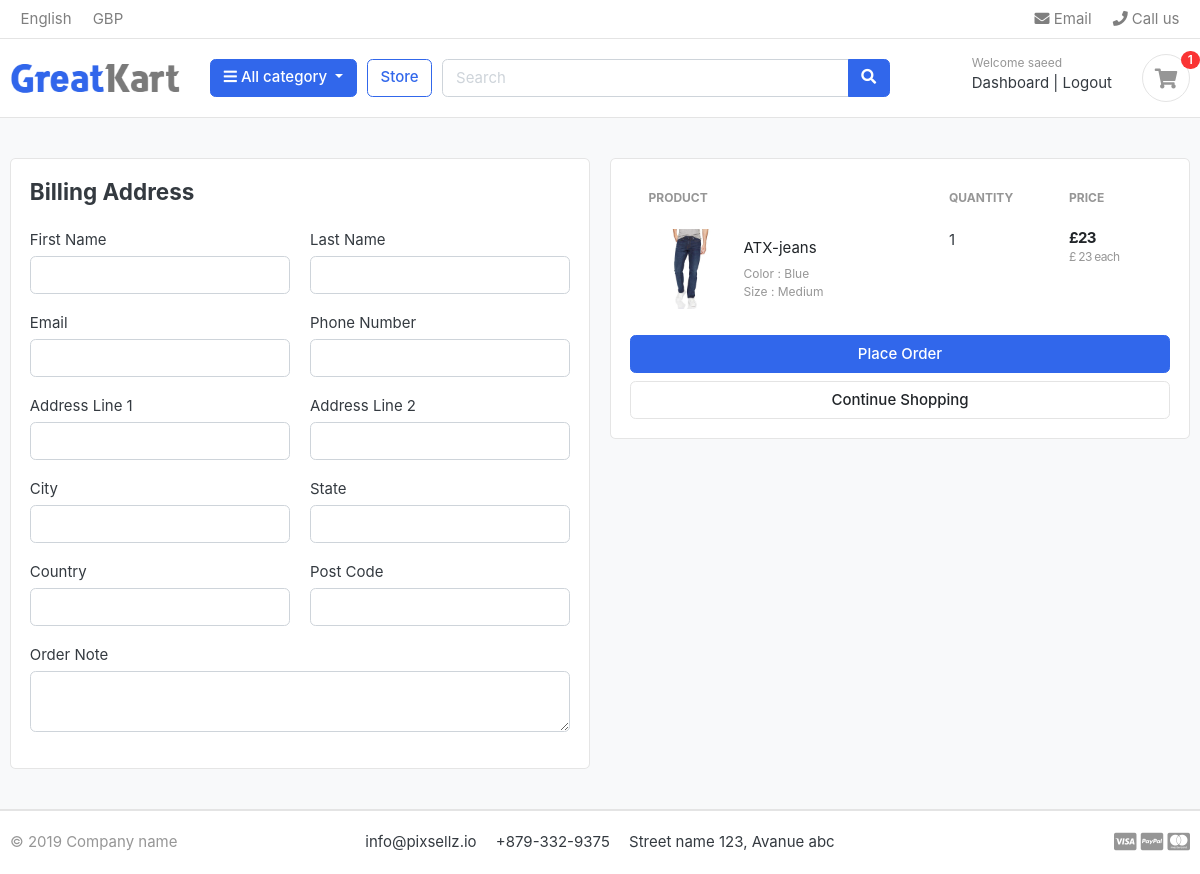
Page /cart/checkout/ (signed in) on the earlier database version.
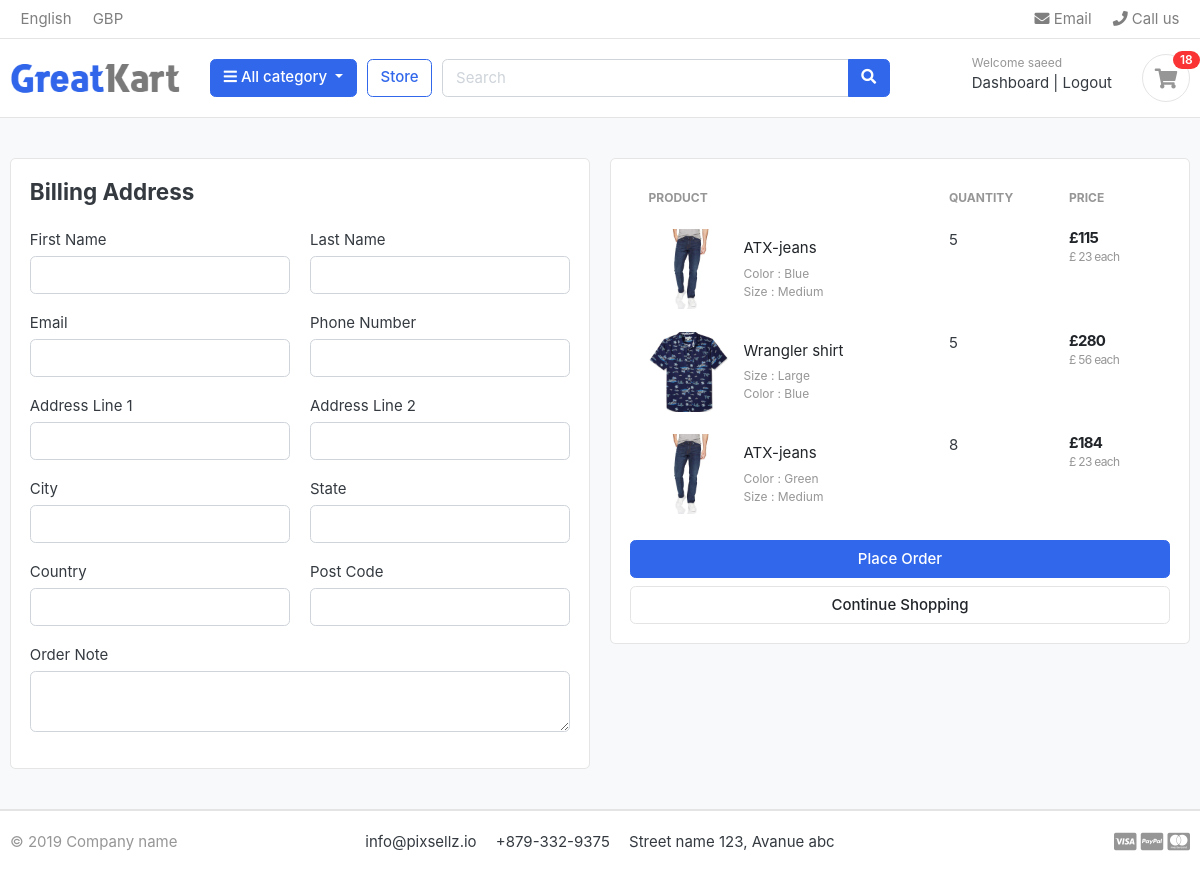
Same page on the later database version.
### carts/models.py (models this page shows, shortened)
class CartItem(models.Model):
    user = models.ForeignKey(Account, on_delete=models.CASCADE, null=True)
    product = models.ForeignKey(Product, on_delete=models.CASCADE)
    variations = models.ManyToManyField(Variation, blank=True)
    cart = models.ForeignKey(Cart, on_delete=models.CASCADE, null=True)
    quantity = models.IntegerField()
    is_active = models.BooleanField(default=True)
    def sub_total(self):
        return self.product.price * self.quantity

### store/models.py (models this page shows, shortened)
class Product(models.Model):
    product_name = models.CharField(max_length=200, unique=True)
    slug = models.SlugField(max_length=200, unique=True)
    decription = models.TextField(max_length=500, blank=True)
    price = models.IntegerField()
    image = models.ImageField(upload_to='photos/products')
    stock = models.IntegerField()
    is_available = models.BooleanField(default=True)
    category = models.ForeignKey(Category, on_delete=models.CASCADE)
    created_date = models.DateTimeField(auto_now_add=True)
    modified_date = models.DateTimeField(auto_now=True)
    def get_url(self):
        return reverse('product_detail', args=[self.category.slug, self.slug])

class Variation(models.Model):
    product = models.ForeignKey(Product, on_delete=models.CASCADE)
    variation_category = models.CharField(
        max_length=100, choices=variation_category_choice)
    variation_value = models.CharField(max_length=100)
    is_active = models.BooleanField(default=True)
    created_date = models.DateTimeField(auto_now=True)
    objects = VariationManager()

### carts/views.py (the view)
# urls.py: path('checkout/', views.checkout, name='checkout'),
@ login_required(login_url='login')
def checkout(request, total=0, quantity=0, cart_items=None):
    try:
        tax = 0
        grand_total = 0
        if request.user.is_authenticated:
            cart_items = CartItem.objects.filter(
                user=request.user, is_active=True)
        else:
            cart = Cart.objects.get(cart_id=_cart_id(request))
            cart_items = CartItem.objects.filter(cart=cart, is_active=True)
        for cart_item in cart_items:
            total += (cart_item.product.price * cart_item.quantity)
            quantity += cart_item.quantity
        tax = (2 * total)/100
        grand_total = total + tax
    except ObjectDoesNotExist:
        pass
    context = {
        'total': total,
        'quantity': quantity,
        'cart_items': cart_items,
        'tax': tax,
        'grand_total': grand_total
    }
    return render(request, 'store/checkout.html', context)

### carts/context_processors.py (called while the page is built)
def counter(request):
    cart_count = 0
    if 'admin' in request.path:
        return {}
    else:
        try:
            cart = Cart.objects.filter(cart_id=_cart_id(request))
            if request.user.is_authenticated:
                cart_items = CartItem.objects.all().filter(user=request.user)
            else:
                cart_items = CartItem.objects.all().filter(cart=cart[:1])
            for cart_item in cart_items:
                cart_count += cart_item.quantity
        except Cart.DoesNotExist:
            cart_count = 0
        return dict(cart_count=cart_count)

### carts/views.py (called while the page is built)
def _cart_id(request):
    cart = request.session.session_key
    if not cart:
        cart = request.session.create()
    return cart

### category/context_processors.py (called while the page is built)
def menu_links(request):
    links = Category.objects.all()
    return dict(links=links)

### category/models.py (called while the page is built)
    def get_url(self):
        return reverse('products_by_category', args=[self.slug])

### templates/store/checkout.html (shortened to what the changed rows need)
{% extends 'base.html' %}
{% load static %}
{% block content %}
<section class="section-content padding-y bg">
<div class="container">
<div class="row">
	<aside class="col-lg-6">
		<div class="card">
		<div class="card-body">
            <table class="table table-borderless table-shopping-cart">
                <thead class="text-muted">
                <tr class="small text-uppercase">
                  <th scope="col">Product</th>
                  <th scope="col" width="120">Quantity</th>
                  <th scope="col" width="120">Price</th>
                </tr>
                </thead>
                <tbody>
                {% for cart_item in cart_items %}
                <tr>
                    <td>
                        <figure class="itemside align-items-center">
                            <div class="aside"><img src="{{ cart_item.product.image.url }}" class="img-sm"></div>
                            <figcaption class="info">
                                <a href="{{ cart_item.product.get_url }}" class="title text-dark">{{ cart_item.product.product_name }}</a>
                                <p class="text-muted small">
                                    {% if cart_item.variations.all %}
                                        {% for item in cart_item.variations.all %}
                                            {{ item.variation_category | capfirst }} : {{ item.variation_value  | capfirst}} <br>
                                        {% endfor %}
                                    {% endif %}
                                </p>
                            </figcaption>
                        </figure>
                    </td>
                    <td>
                    <lable for="">{{ cart_item.quantity }}</lable>
                    </td>
                    <td>
                        <div class="price-wrap">
                            <var class="price">£{{ cart_item.sub_total }}</var>
                            <small class="text-muted"> £ {{ cart_item.product.price }} each </small>
                        </div>
                    </td>
                </tr>
                {% endfor %}
                </tbody>
                </table>
		</div>
		</div>
</aside>
</div>
</div>
</section>
{% endblock %}

### templates/includes/navbar.html (shortened to what this page needs)
{% load static %}
<header class="section-header">
    <nav class="navbar p-md-0 navbar-expand-sm navbar-light border-bottom">
    <div class="container">
      <div class="collapse navbar-collapse" id="navbarTop4">
        <ul class="navbar-nav mr-auto">
            <li class="nav-item dropdown">
                 <a href="#" class="nav-link">   English </a>
            </li>
            <li class="nav-item dropdown">
                <a href="#" class="nav-link"> GBP </a>
            </li>
        </ul>
        <ul class="navbar-nav">
            <li><a href="#" class="nav-link"> <i class="fa fa-envelope"></i> Email </a></li>
            <li><a href="#" class="nav-link"> <i class="fa fa-phone"></i> Call us </a></li>
        </ul>
      </div>
    </div>
    </nav>
    <section class="header-main border-bottom">
        <div class="container">
    <div class="row align-items-center">
        <div class="col-lg-2 col-md-3 col-6">
            <a href="{% url 'home' %}" class="brand-wrap">
                <img class="logo" src="{% static './images/logo.png' %}">
            </a>
        </div>
        <div class="col-lg col-sm col-md col-6 flex-grow-0">
            <div class="category-wrap dropdown d-inline-block float-right">
                <button type="button" class="btn btn-primary dropdown-toggle" data-toggle="dropdown">
                    <i class="fa fa-bars"></i> All category
                </button>
            </div>
        </div>
        <a href="{% url 'store' %}" class="btn btn-outline-primary">Store</a>
        <div class="col-lg  col-md-6 col-sm-12 col">
            <form action="{% url 'search' %}" class="search" method="GET">
                <div class="input-group w-100">
                    <input type="text" class="form-control" style="width:60%;" placeholder="Search" name="keyword">
                    <div class="input-group-append">
                      <button class="btn btn-primary" type="submit">
                        <i class="fa fa-search"></i>
                      </button>
                    </div>
                </div>
            </form>
        </div>
        <div class="col-lg-3 col-sm-6 col-8 order-2 order-lg-3">
            {% if user.id is None %}
                    <div class="d-flex justify-content-end mb-3 mb-lg-0">
                        <div class="widget-header">
                            <small class="title text-muted">Welcome guest!</small>
                            <div>
                                <a href="{% url 'login' %}">Sign in</a> <span class="dark-transp"> | </span>
                                <a href="{% url 'register' %}"> Register</a>
                            </div>
                        </div>
            {% else %}
            <div class="d-flex justify-content-end mb-3 mb-lg-0">
                <div class="widget-header">
                    <small class="title text-muted">Welcome {{user.first_name}}</small>
                    <div>
                        <a href="{% url 'dashboard' %}">Dashboard</a> <span class="dark-transp"> | </span>
                        <a href="{% url 'logout' %}"> Logout </a>
                    </div>
                </div>
            {% endif %}
                        <a href="{% url 'cart' %}"  class="widget-header pl-3 ml-3">
                            <div class="icon icon-sm rounded-circle border"><i class="fa fa-shopping-cart"></i></div>
                            <span class="badge badge-pill badge-danger notify">{{cart_count}}</span>
                        </a>
                    </div>
                </div>
    </div>
        </div>
    </section>
    </header>

Differences in the rows shown:
changed CartItem (number 1 of 3 on the later page): quantity "1" → "5"; sub_total "23" → "115"
added CartItem: product.image (picture), product.product_name "Wrangler shirt", quantity "5", sub_total "280", product.price "56"
now on this page (row unchanged): Variation: variation_category "Size", variation_value "Large", shown under "Wrangler shirt"
now on this page (row unchanged): Variation: variation_category "Color", variation_value "Blue", shown under "Wrangler shirt"
added CartItem: product.image (picture), product.product_name "ATX-jeans", quantity "8", sub_total "184", product.price "23", Variation (variation_category "Size", variation_value "Medium")
now on this page (row unchanged): Variation: variation_category "Color", variation_value "Green", shown under "ATX-jeans"
Other differences:
{{ cart_count }}: "1" → "18"
